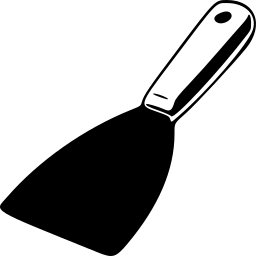
#> input picture plaster.png, 256 x 256 px, found by its file name
$ python tray_satellite.py
#> lines starting #> are read from the running program, lines starting #| are printed output that depends on the picture
import pystray
from PIL import Image
import socket

def get_thumbnail(file_path):
    try:
        # Open the actual image
        img = Image.open(file_path)
#> img is the input picture: PIL image 256x256 RGBA; mean R, G, B, A 181.3, 181.3, 181.3, 70

        # Resize it to your 64x64 display size (using LANCZOS for high quality)
        img = img.resize((64, 64), Image.Resampling.LANCZOS)
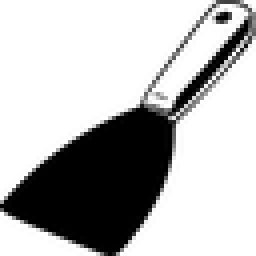
#> img: PIL image 64x64 RGBA (shown 4 times larger); mean R, G, B, A 0, 0, 0, 70.3; transparent parts drawn white

        return img
    except Exception as e:
        log_event(f"Error loading thumbnail for {file_path}: {e}")
        # Fallback to the blueish block if the image fails to load
        return Image.new('RGB', (64, 64), color=(73, 109, 137))

def send_command(command):
    try:
        with socket.socket(socket.AF_INET, socket.SOCK_STREAM) as s:
            s.connect(('localhost', 65432))
            s.sendall(command.encode())
    except:
        pass

def run_tray():
    #image = Image.new('RGB', (64, 64), color=(73, 109, 137))
    image = get_thumbnail("/home/lgp/.local/share/icons/hicolor/128x128/apps/plaster.png")


    def on_show(icon, item):
        send_command('SHOW_WINDOW')

    def on_quit(icon, item):
        send_command('QUIT_APP')
        icon.stop()

    menu = pystray.Menu(
        pystray.MenuItem("Show", on_show),
        pystray.MenuItem("Quit", on_quit)
    )

    icon = pystray.Icon("Plaster", image, "Plaster", menu)
    icon.run()

if __name__ == "__main__":
    run_tray()
#> (the call stopped at in run_tray, `menu = pystray.Menu( pystray.MenuItem("Show", on_show), pystray.MenuIt..`: pystray is not available in this run)
